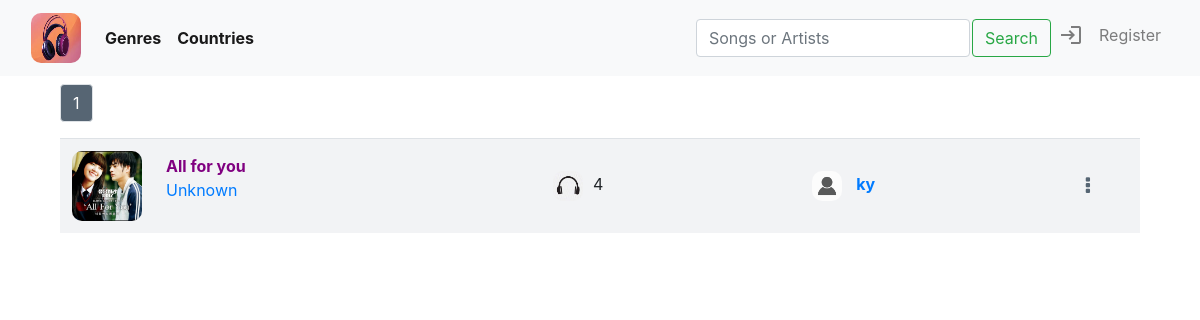
Before: / with the older database file.
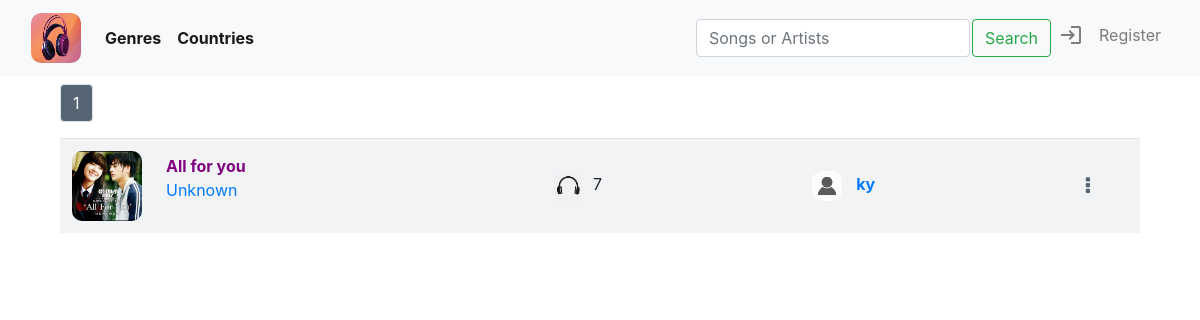
After: the same page with the newer database file.
### music/models.py (models this page shows, shortened)
class Song(models.Model):
    uploader = models.ForeignKey(User, on_delete=models.CASCADE, related_name="uploader")
    title = models.CharField(max_length=64, blank=False, db_column="title")
    _artists = models.CharField(max_length=64, blank=True, db_column="artists")
    _country = models.CharField(max_length=64, blank=True, db_column="country")
    _genre = models.CharField(max_length=64, blank=True, db_column="genre")
    date = models.DateTimeField(db_column="date")
    views = models.IntegerField(default=0, db_column="views")
    photo = models.ImageField(upload_to='images', blank=True, default=None)
    audio = models.FileField(upload_to='songs', blank=False, default=None)
    @property
    def artists(self):
        return self._artists
    @artists.setter
    def artists(self, artists):
        if not artists:
            self._artists = "Unknown"
        else:
            self._artists = artists
    @property
    def genre(self):
        return self._genre
    @genre.setter
    def genre(self, genre):
        if not genre or genre.lower() not in ["pop", "dance", "rock", "jazz", "traditional", "soundtrack"]:
            self._genre = "Others"
        else:
            self._genre = genre
    @property
    def country(self):
        return self._country
    @country.setter
    def country(self, country):
        if not country or country.lower() not in ["us - uk", "korea", "japan", "china", "vietnam"]:
            self._country = "Others"
        else:
            self._country = country

class User(AbstractUser):
    pass

### music/views.py (the view)
# urls.py: path("", views.list, name="list"),
def list(request):
    tracks = Song.objects.all().order_by("date").reverse()
    pages, lists = pagination(tracks, 10)
    playlists, new_playlist_index = private_playlists(request)
    return render(request, "music/list.html", {
        "index": "index",
        "tracks": tracks,
        "pages": pages,
        "lists": lists,
        "playlists": playlists,
        "new_playlist_index": new_playlist_index
    })

### music/views.py (called while the page is built)
def pagination(tracks, number):
    pages = []
    list = []
    lists = []
    p = Paginator(tracks, number)
    for i in range(p.num_pages):
        page = p.page(i + 1)
        pages.append(page)
        list.append(i + 1)
    l = Paginator(list, 5)
    for i in range(l.num_pages):
        lists.append(l.page(i + 1))
    return pages, lists

def private_playlists(request):
    if request.user.is_authenticated:
        playlists = Playlist.objects.filter(user=request.user)
        new_playlist_index = len(playlists) + 1
    else:
        playlists = None
        new_playlist_index = 1
    return playlists, new_playlist_index

### music/templates/music/list.html (shortened to what the changed rows need)
{% extends "music/layout.html" %}
{% load static %}
{% block body %}
    <div id="list-page">
        <div id="tracks-list" class="tracks-list">
            {% for page in pages %}
                <div class="paginator" id="page-{{ page.number }}">
                    <table class="table">
                        {% for track in page.object_list %}
                            <tr class="track-bar" id="track-{{ track.id }}" data-id="{{ track.id }}" data-page_number="{{ page.number }}" style="cursor: pointer;">
                                <td class="track-onclick" data-id="{{ track.id }}" class="track-infomation" id="track-photo">
                                    <div class="photo-div">
                                        {% if track.photo %}
                                            <img src="/music/media/{{ track.photo }}">
                                        {% else %}
                                            <img src="/static/music/media/music.jpg">
                                        {% endif %}
                                    </div>
                                </td>
                                <td class="track-onclick" data-id="{{ track.id }}" class="track-infomation" id="track-title-artists">
                                    <div id="title"><strong style="color: purple;">{{ track.title }}</strong></div>
                                    <div id="artists">
                                        <a href="{% url 'artists' track.artists %}"><p style="white-space: nowrap; text-overflow: ellipsis;">{{ track.artists }}</p></a>
                                    </div>
                                </td>
                                <td class="track-onclick" data-id="{{ track.id }}" class="track-infomation" id="track-views">
                                    <div class="hide">
                                        <img style="width: 30px; height: 30px; margin-right: 10px;" src="{% static 'music/media/headphone.jpg' %}">
                                        <span id="views-of-track-{{ track.id }}">{{ track.views }}</span>
                                    </div>
                                </td>
                                <td class="track-onclick" class="hide" data-id="{{ track.id }}" class="track-infomation" style="width: 300px;" id="track-uploader">
                                    <div>
                                        <img style="width: 30px; height: 30px; margin-right: 10px;" src="{% static 'music/media/person.png' %}">
                                        <a href="{% url 'library' track.uploader.id %}">
                                            <strong style="white-space: nowrap; text-overflow: ellipsis;">{{ track.uploader }}</strong>
                                        </a>
                                    </div>
                                </td>
                                <td class="track-infomation" id="track-download">
                                    <a style="font-size: 20px; color: #566573;" href="#" data-uploader_id="{{ track.uploader.id }}" data-track_id="{{ track.id }}" data-audio="{{ track.audio }}" onclick="showAddingTable(this)">
                                        <i id="dot-icon" class="fa fa-ellipsis-v" aria-hidden="true"></i>
                                    </a>
                                </td>
                            </tr>
                        {% endfor %}
                    </table>
                </div>
            {% endfor %}
        </div>
    </div>
{% endblock %}

Changed rows visible on the page:
changed Song "All for you": views "4" → "7"
